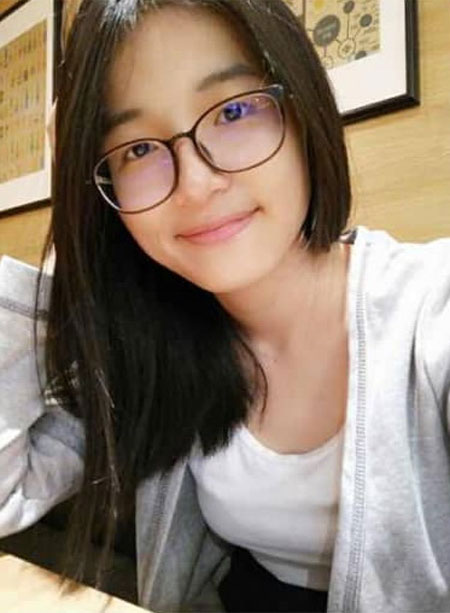
//> input picture cvLearning/idft/mei.jpg, 450 x 613 px
$ ./idft mei.jpg   (built with g++ and OpenCV 4)
//> lines starting //> are read from the running program, lines starting //| are printed output that depends on the picture
#include <iostream>
#include <opencv2/opencv.hpp>

using namespace std;
using namespace cv;
Mat  DFT(Mat img, int flag ){
//> called with flag = 0
    int m = getOptimalDFTSize(img.rows );
//> m = 625
    int n = getOptimalDFTSize(img.cols );
//> n = 450
    Mat padded;
    copyMakeBorder(img, padded, 0, m - img.rows, 0, n - img.cols, BORDER_CONSTANT, Scalar::all(0));
    Mat planes[] = { Mat_<float>(padded), Mat::zeros(padded.size(),CV_32F) };
//> planes[1]: 625 rows x 450 cols, CV_32FC1; every value is 0
    Mat complex_img;
    merge(planes, 2, complex_img );

    dft( complex_img, complex_img );
    split(complex_img, planes); //planes[] is Arry of Mat with 1 Chanels, planes[0]=real,planes[1]=Rem;
    magnitude(planes[0], planes[1], planes[0]);//magnitude = planes[0]
    Mat mag_img = planes[0];

    mag_img += Scalar::all(1);
    log( mag_img, mag_img);
    mag_img = mag_img(Rect(0, 0, mag_img.cols&-2, mag_img.rows&-2) );
//> mag_img: 624 rows x 450 cols, CV_32FC1

//    imshow("DFT1 img ", mag_img);

    int cx = mag_img.cols / 2;
//> cx = 225
    int cy = mag_img.rows / 2;
//> cy = 312
    Mat q0(mag_img, Rect(0, 0, cx, cy));       //左上角图像划定ROI区域
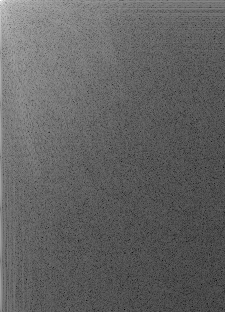
//> q0: 312 rows x 225 cols, CV_32FC1; min 0.326, max 17.38, mean 6.91; drawn with min black and max white
    Mat q1(mag_img, Rect(cx, 0, cx, cy));      //右上角图像
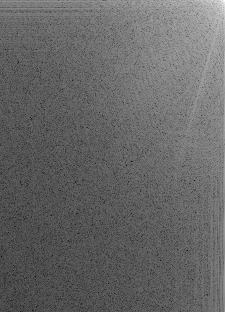
//> q1: 312 rows x 225 cols, CV_32FC1; min 0.777, max 15.91, mean 6.87; drawn with min black and max white
    Mat q2(mag_img, Rect(0, cy, cx, cy));      //左下角图像
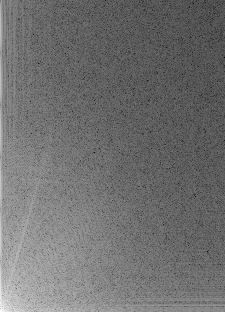
//> q2: 312 rows x 225 cols, CV_32FC1; min 0.776, max 14.61, mean 6.87; drawn with min black and max white
    Mat q3(mag_img, Rect(cx, cy, cx, cy));
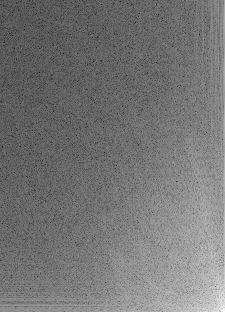
//> q3: 312 rows x 225 cols, CV_32FC1; min 0.326, max 14.48, mean 6.86; drawn with min black and max white
 //变换左上角和右下角象限
    Mat tmp;
    q0.copyTo(tmp);
    q3.copyTo(q0);
    tmp.copyTo(q3);

    //变换右上角和左下角象限
    q1.copyTo(tmp);
    q2.copyTo(q1);
    tmp.copyTo(q2);
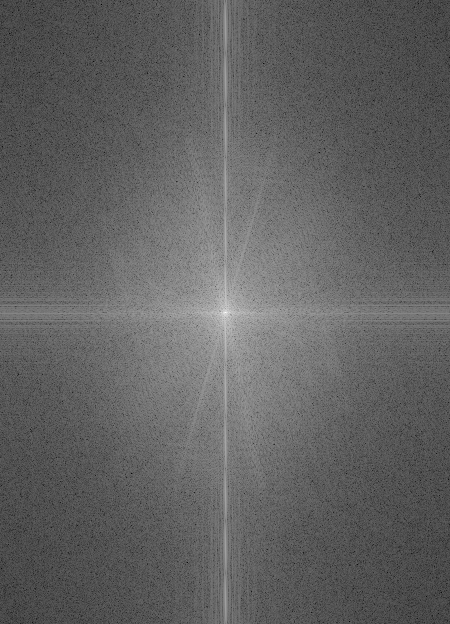
//> mag_img: 624 rows x 450 cols, CV_32FC1; min 0.326, max 17.38, mean 6.88; drawn with min black and max white
    normalize(mag_img, mag_img, 0, 1, CV_MINMAX);
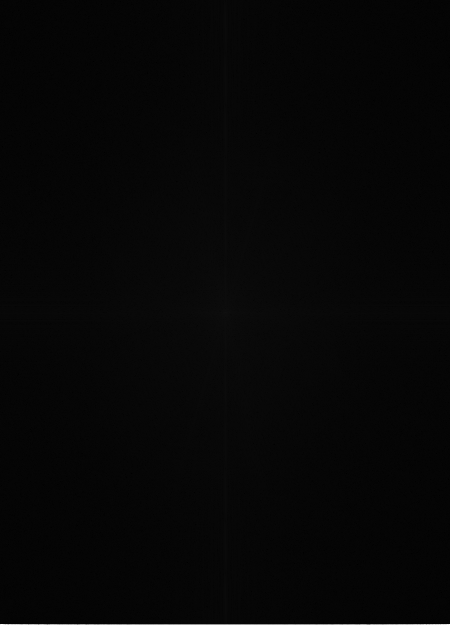
//> planes[0]: 625 rows x 450 cols, CV_32FC1; min 0, max 15.24, mean 0.4; drawn with min black and max white

//	Mat DFT_img[] = {mag_img, complex_img  };
	if (flag == 0){
		return mag_img;
	}else{
		return complex_img;
	}

}

int main(int argc, char** argv){
	Mat img = imread(argv[1], IMREAD_GRAYSCALE );
    if (img.empty() ) return -1;
    imshow("input img ", img);
	Mat  magDFT = DFT (img,0);
	Mat  complexDFT = DFT(img, 1);
    imshow("DFT img ",magDFT);

	Mat iDft[]={Mat::zeros(magDFT.size(),CV_32F),Mat::zeros(magDFT.size(),CV_32F)};
	idft( complexDFT, complexDFT, DFT_SCALE  );
	split( complexDFT, iDft );
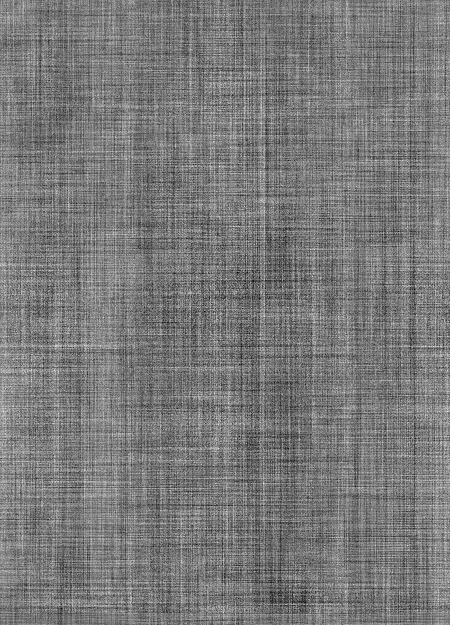
//> iDft[1]: 625 rows x 450 cols, CV_32FC1; min -5.3e-05, max 5.78e-05, mean -1.66e-15; drawn with min black and max white
//	magnitude(iDft[0],iDft[1],iDft[0]);//分离通道，主要获取0通道
	normalize(iDft[0],iDft[0],0,1,CV_MINMAX);//归一化处理，float类型的显示范围为0-1,大于1为白色，小于0为黑色
	imshow("idft_Real",iDft[0]);
	normalize(iDft[1],iDft[1],0,1,CV_MINMAX);//ImPart output
	imshow("idft_Im",iDft[1]);
	waitKey(0);
	destroyAllWindows();
	return 0;
}
